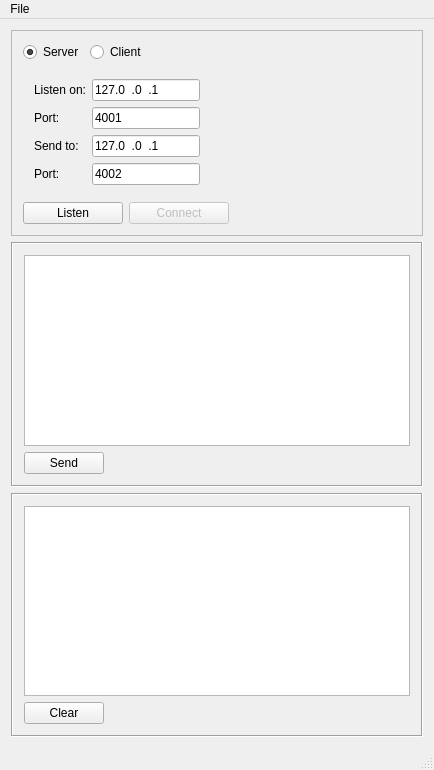
<?xml version="1.0" encoding="UTF-8"?>
<ui version="4.0">
 <class>SocketGUI</class>
 <widget class="QMainWindow" name="SocketGUI">
  <property name="geometry">
   <rect>
    <x>0</x>
    <y>0</y>
    <width>434</width>
    <height>770</height>
   </rect>
  </property>
  <property name="windowTitle">
   <string>SocketGUI</string>
  </property>
  <widget class="QWidget" name="centralWidget">
   <layout class="QVBoxLayout" name="verticalLayout_2">
    <item>
     <widget class="QFrame" name="frame_3">
      <property name="sizePolicy">
       <sizepolicy hsizetype="Preferred" vsizetype="Minimum">
        <horstretch>0</horstretch>
        <verstretch>0</verstretch>
       </sizepolicy>
      </property>
      <property name="frameShape">
       <enum>QFrame::StyledPanel</enum>
      </property>
      <property name="frameShadow">
       <enum>QFrame::Raised</enum>
      </property>
      <layout class="QGridLayout" name="gridLayout">
       <item row="2" column="1">
        <widget class="QWidget" name="widget" native="true">
         <property name="sizePolicy">
          <sizepolicy hsizetype="Preferred" vsizetype="Minimum">
           <horstretch>0</horstretch>
           <verstretch>0</verstretch>
          </sizepolicy>
         </property>
         <property name="minimumSize">
          <size>
           <width>0</width>
           <height>75</height>
          </size>
         </property>
         <layout class="QFormLayout" name="formLayout">
          <item row="1" column="0">
           <widget class="QLabel" name="iPAddressLabel">
            <property name="text">
             <string>Listen on:</string>
            </property>
           </widget>
          </item>
          <item row="1" column="1">
           <widget class="QLineEdit" name="ipReceiveOn">
            <property name="sizePolicy">
             <sizepolicy hsizetype="Fixed" vsizetype="Fixed">
              <horstretch>0</horstretch>
              <verstretch>0</verstretch>
             </sizepolicy>
            </property>
            <property name="inputMask">
             <string>009.009.009.009</string>
            </property>
            <property name="text">
             <string>127.0.0.1</string>
            </property>
            <property name="cursorPosition">
             <number>13</number>
            </property>
           </widget>
          </item>
          <item row="2" column="0">
           <widget class="QLabel" name="portLabel">
            <property name="text">
             <string>Port:</string>
            </property>
           </widget>
          </item>
          <item row="2" column="1">
           <widget class="QLineEdit" name="portReceiveOn">
            <property name="sizePolicy">
             <sizepolicy hsizetype="Fixed" vsizetype="Fixed">
              <horstretch>0</horstretch>
              <verstretch>0</verstretch>
             </sizepolicy>
            </property>
            <property name="inputMask">
             <string>00009</string>
            </property>
            <property name="text">
             <string>4001</string>
            </property>
            <property name="cursorPosition">
             <number>1</number>
            </property>
           </widget>
          </item>
          <item row="3" column="0">
           <widget class="QLabel" name="iPAddressLabel_2">
            <property name="text">
             <string>Send to:</string>
            </property>
           </widget>
          </item>
          <item row="3" column="1">
           <widget class="QLineEdit" name="ipRemoteSendTo">
            <property name="sizePolicy">
             <sizepolicy hsizetype="Fixed" vsizetype="Fixed">
              <horstretch>0</horstretch>
              <verstretch>0</verstretch>
             </sizepolicy>
            </property>
            <property name="inputMask">
             <string>009.009.009.009</string>
            </property>
            <property name="text">
             <string>127.0.0.1</string>
            </property>
            <property name="cursorPosition">
             <number>13</number>
            </property>
           </widget>
          </item>
          <item row="4" column="0">
           <widget class="QLabel" name="portLabel_2">
            <property name="text">
             <string>Port:</string>
            </property>
           </widget>
          </item>
          <item row="4" column="1">
           <widget class="QLineEdit" name="portRemoteSendTo">
            <property name="sizePolicy">
             <sizepolicy hsizetype="Fixed" vsizetype="Fixed">
              <horstretch>0</horstretch>
              <verstretch>0</verstretch>
             </sizepolicy>
            </property>
            <property name="inputMask">
             <string>00009</string>
            </property>
            <property name="text">
             <string>4002</string>
            </property>
            <property name="cursorPosition">
             <number>1</number>
            </property>
           </widget>
          </item>
         </layout>
        </widget>
       </item>
       <item row="0" column="1">
        <layout class="QHBoxLayout" name="horizontalLayout">
         <item>
          <widget class="QRadioButton" name="radioMakeServer">
           <property name="text">
            <string>Server</string>
           </property>
           <property name="checked">
            <bool>true</bool>
           </property>
          </widget>
         </item>
         <item>
          <widget class="QRadioButton" name="radioMakeClient">
           <property name="text">
            <string>Client</string>
           </property>
          </widget>
         </item>
         <item>
          <spacer name="horizontalSpacer_2">
           <property name="orientation">
            <enum>Qt::Horizontal</enum>
           </property>
           <property name="sizeHint" stdset="0">
            <size>
             <width>40</width>
             <height>20</height>
            </size>
           </property>
          </spacer>
         </item>
        </layout>
       </item>
       <item row="4" column="1">
        <layout class="QHBoxLayout" name="horizontalLayout_2">
         <item>
          <widget class="QPushButton" name="buttonServerListen">
           <property name="sizePolicy">
            <sizepolicy hsizetype="Fixed" vsizetype="Fixed">
             <horstretch>0</horstretch>
             <verstretch>0</verstretch>
            </sizepolicy>
           </property>
           <property name="minimumSize">
            <size>
             <width>100</width>
             <height>0</height>
            </size>
           </property>
           <property name="text">
            <string>Listen</string>
           </property>
           <property name="checkable">
            <bool>true</bool>
           </property>
          </widget>
         </item>
         <item>
          <widget class="QPushButton" name="buttonClientConnect">
           <property name="enabled">
            <bool>false</bool>
           </property>
           <property name="sizePolicy">
            <sizepolicy hsizetype="Fixed" vsizetype="Fixed">
             <horstretch>0</horstretch>
             <verstretch>0</verstretch>
            </sizepolicy>
           </property>
           <property name="minimumSize">
            <size>
             <width>100</width>
             <height>0</height>
            </size>
           </property>
           <property name="text">
            <string>Connect</string>
           </property>
           <property name="checkable">
            <bool>true</bool>
           </property>
          </widget>
         </item>
         <item>
          <spacer name="horizontalSpacer">
           <property name="orientation">
            <enum>Qt::Horizontal</enum>
           </property>
           <property name="sizeHint" stdset="0">
            <size>
             <width>40</width>
             <height>20</height>
            </size>
           </property>
          </spacer>
         </item>
        </layout>
       </item>
      </layout>
     </widget>
    </item>
    <item>
     <widget class="QFrame" name="frame">
      <property name="sizePolicy">
       <sizepolicy hsizetype="Preferred" vsizetype="Preferred">
        <horstretch>0</horstretch>
        <verstretch>1</verstretch>
       </sizepolicy>
      </property>
      <property name="frameShape">
       <enum>QFrame::Box</enum>
      </property>
      <property name="frameShadow">
       <enum>QFrame::Sunken</enum>
      </property>
      <layout class="QVBoxLayout" name="verticalLayout_3">
       <item>
        <widget class="QPlainTextEdit" name="textEditSend">
         <property name="acceptDrops">
          <bool>true</bool>
         </property>
        </widget>
       </item>
       <item>
        <widget class="QPushButton" name="buttonSend">
         <property name="sizePolicy">
          <sizepolicy hsizetype="Fixed" vsizetype="Fixed">
           <horstretch>0</horstretch>
           <verstretch>0</verstretch>
          </sizepolicy>
         </property>
         <property name="layoutDirection">
          <enum>Qt::LeftToRight</enum>
         </property>
         <property name="text">
          <string>Send</string>
         </property>
        </widget>
       </item>
      </layout>
     </widget>
    </item>
    <item>
     <widget class="QFrame" name="frame_2">
      <property name="sizePolicy">
       <sizepolicy hsizetype="Preferred" vsizetype="Preferred">
        <horstretch>0</horstretch>
        <verstretch>1</verstretch>
       </sizepolicy>
      </property>
      <property name="frameShape">
       <enum>QFrame::Box</enum>
      </property>
      <property name="frameShadow">
       <enum>QFrame::Sunken</enum>
      </property>
      <layout class="QVBoxLayout" name="verticalLayout">
       <item>
        <widget class="QPlainTextEdit" name="textEditReceive"/>
       </item>
       <item>
        <widget class="QPushButton" name="buttonClear">
         <property name="sizePolicy">
          <sizepolicy hsizetype="Fixed" vsizetype="Fixed">
           <horstretch>0</horstretch>
           <verstretch>0</verstretch>
          </sizepolicy>
         </property>
         <property name="text">
          <string>Clear</string>
         </property>
        </widget>
       </item>
      </layout>
     </widget>
    </item>
   </layout>
  </widget>
  <widget class="QMenuBar" name="menuBar">
   <property name="geometry">
    <rect>
     <x>0</x>
     <y>0</y>
     <width>434</width>
     <height>20</height>
    </rect>
   </property>
   <widget class="QMenu" name="menuSocket_GUI">
    <property name="title">
     <string>File</string>
    </property>
    <addaction name="actionExit"/>
   </widget>
   <addaction name="menuSocket_GUI"/>
  </widget>
  <widget class="QStatusBar" name="statusBar"/>
  <action name="actionExit">
   <property name="text">
    <string>Exit</string>
   </property>
  </action>
 </widget>
 <layoutdefault spacing="6" margin="11"/>
 <tabstops>
  <tabstop>radioMakeServer</tabstop>
  <tabstop>radioMakeClient</tabstop>
  <tabstop>ipReceiveOn</tabstop>
  <tabstop>portReceiveOn</tabstop>
  <tabstop>buttonServerListen</tabstop>
  <tabstop>buttonClientConnect</tabstop>
  <tabstop>textEditSend</tabstop>
  <tabstop>buttonSend</tabstop>
  <tabstop>textEditReceive</tabstop>
  <tabstop>buttonClear</tabstop>
 </tabstops>
 <resources/>
 <connections/>
</ui>
